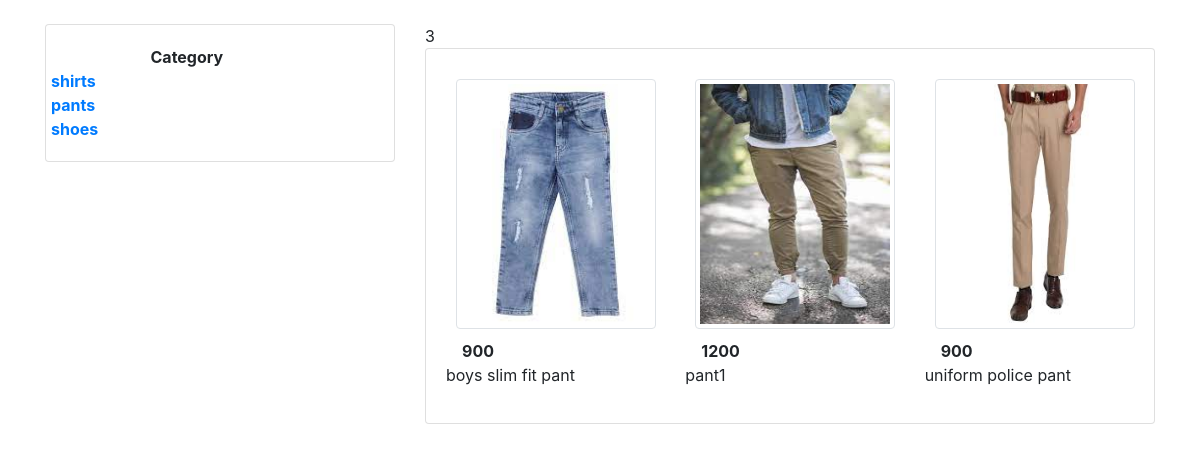
The app's page /product/2 with its own data.
### productapp/models.py (models this page shows, shortened)
class category(models.Model):
    category_name=models.CharField(max_length=100)
    category_slug=models.SlugField(max_length=100)
    category_image=models.ImageField(upload_to='media')
    datetime=models.DateTimeField(auto_now_add=True)
    class Meta:
        verbose_name='category'
        verbose_name_plural='category_content'

class product(models.Model):
    category_product=models.ForeignKey(category,on_delete=models.CASCADE)
    product_name=models.CharField(max_length=100)
    product_slug=models.SlugField(max_length=100)
    product_price=models.IntegerField()
    product_image=models.ImageField(upload_to='media')
    stoke=models.IntegerField()
    is_avaliable=models.BooleanField(default=True)
    datetime=models.DateTimeField(auto_now_add=True)
    class Meta:
        verbose_name='product'
        verbose_name_plural='product_content'

### productapp/views.py (the view)
# urls.py: path('<int:id>',views.product_view,name='product'),
def product_view(request,id):
    data1=category.objects.get(id=id)
    data2=product.objects.filter(category_product=data1)
    data3=data2.count()
    return render(request,'product.html',{'data2':data2,'data3':data3})

### productapp/context_processor.py (called while the page is built)
def category_list(request):
    data=category.objects.all()
    return {"links":data}

### templates/product.html (shortened to what this page needs)
<html>
    <head>
        {% include 'cdnlines.html' %}
    </head>
    <body>
       <div class="container mt-4">
        <div class="row">
            <div class="col-md-4">
            <div class="card">
                <div class="card-body">
                    <div class="row">
                        <div class="offset-md-3 col-md-6">
                <strong class="text-center">Category</strong>
                        </div>
                    </div>
                    {% for i in links %}
                    <div class="row">
                  <a href="{% url 'product' i.id %}"> <b>{{i.category_name}}</b> </a>
                    </div>
                    {% endfor %}
                </div>
            </div>
            </div>
            <div class="col-md-8">
                {{data3}}
             <div class="card">
                <div class="card-body">
                    <div class="row">
                        {% for i in data2 %}
                        <div class="col-md-4">
                         <a href="{% url 'single' i.product_name %}"><img src="{{i.product_image.url}}" alt="" class="img-thumbnail a1"></a>
                         <strong class="ml-3">{{i.product_price}}</strong>
                         <p>{{i.product_name}}</p>
                        </div>
                        {% endfor %}
                    </div>
                </div>
             </div>
            </div>
        </div>
       </div>
    </body>
</html>

### templates/cdnlines.html (shortened to what this page needs)
  <link rel="stylesheet" href="https://cdn.jsdelivr.net/npm/bootstrap@4.6.2/dist/css/bootstrap.min.css">

### templates/product.html (style rules this page uses)
.a1 { width: 200px; height: 250px; margin: 10px; }

### records on screen
category: category_name "shirts"
category: category_name "pants"
category: category_name "shoes"
product: product_image (picture), product_price "900", product_name "boys slim fit pant"
product: product_image (picture), product_price "1200", product_name "pant1"
product: product_image (picture), product_price "900", product_name "uniform police pant"

### other values on screen
{{ data3 }} "3"
